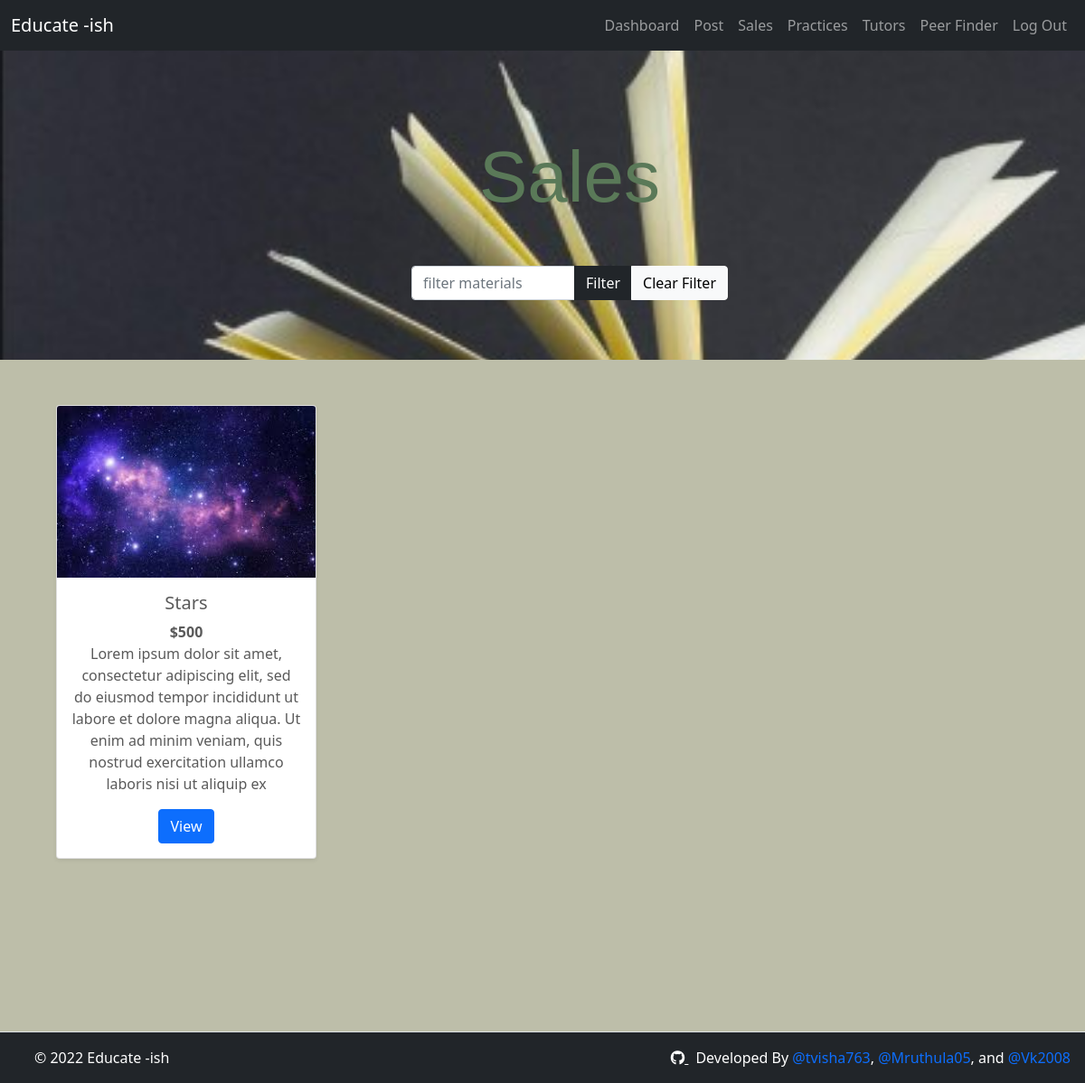
Page /studyGuide/sales (signed in) on the committed database.
### studyApp/models.py (models this page shows, shortened)
class Post(models.Model):
    POST_CHOICES = [
        (1, 'Sale'),
        (2, 'Practice'),
        (3, 'Tutoring')
    ]
    user = models.ForeignKey(User, on_delete=models.CASCADE, related_name="posts")
    postType = models.IntegerField(default=1, choices=POST_CHOICES)
    materialName = models.CharField(max_length=100, unique=False, blank=True, default='')
    image = models.ImageField(upload_to="uploads", blank=True, null=True)
    price = models.IntegerField(blank=True, null=True)
    pracFile = models.FileField(upload_to="uploads", blank=True)
    subjectPrac = models.CharField(max_length=100, blank=True)
    fname =  models.CharField(max_length=100, blank=True, default='')
    lname =  models.CharField(max_length=100, blank=True, default='')
    subjectsTutor = models.CharField(max_length=1000, blank=True)
    rate = models.IntegerField(default=0, blank=True)
    description = models.CharField(max_length=1000, blank=True)
    date = models.DateTimeField(auto_now_add=True)

### studyApp/views.py (the view)
# urls.py: path('sales', views.salePage, name='sales'),
def salePage(request):
        if not request.session.get('logged_in'):
            return redirect('login')
        if request.method == "GET":
            info = Post.objects.filter(postType=1)
            context = {'details': info}
            return render(request, 'salePage.html', context)

### studyApp/templates/salePage.html (shortened to what this page needs)
{% extends 'auth/main.html' %}
{% block content %}
<div class="jumbotron-sale jumbotron-fluid">
  <center>
  <div class="container">
      <h2>Sales</h2>
      <form action="{% url 'materialSearch' %}" method="get">
        <div class="input-group mb-3">
      <input type="text" name="materialFilter" class="form-control" placeholder="filter materials" aria-describedby="button-addon2">
      <button class="btn btn-dark" type="submit" id="button-addon2">Filter</button>
      <form action="{% url 'sales' %}" style="display: inline-block;">
        <button class="btn btn-light" type="submit" id="button-addon2">Clear Filter</button>
      </form>
    </div>
    </form>
  </div>
</center>
</div>
<div class="container">
  <div class="row">
    {% for detail in details %}
    <div class="col-lg-4 col-md-6 col-12 mb-5">
      <div class="card shadow-sm" style="width: 18rem;">
        <img src="{{ detail.image.url }}" class="card-img-top" alt="...">
        <div class="card-body text-center">
          <h5 class="card-title">{{ detail.materialName }}</h5>
          <strong><p class="card-text">${{detail.price}}</p></strong>
          <p class="card-text">{{ detail.description }}</p>
          <a href="{% url 'showSale' detail.id%}" class="btn btn-primary">View</a>
        </div>
      </div>
    </div>
    {% endfor %}
  </div>
</div>
{% endblock %}

### studyApp/static/css/main4.css (style rules this page uses)
body { padding-top: 3rem; color: #5a5a5a; background-color: #BDBEA9; overflow:auto; padding-bottom:150px }
.card { display: inline-block; margin: 20px; }
.container { margin: 30px; }
.jumbotron-sale { height: 350px; background-image: url('../assets/books.jpg'); background-repeat: no-repeat; background-attachment: fixed; background-size: cover; color: #5a7958; padding: 50px; }
.jumbotron-sale h2 { font-size: 80px;; font-family: sans-serif; margin: 50px; }
.jumbotron-sale form { max-width: 350px; }

### rows in the picture
Post: image (picture), materialName "Stars", price "500", description "Lorem ipsum dolor sit amet, consectetur adipiscing elit, sed do eiusmod tempor incididunt ut labore et dolore magna aliqua. Ut enim ad minim veniam, quis nostrud exercitation ullamco laboris nisi ut aliquip ex"
